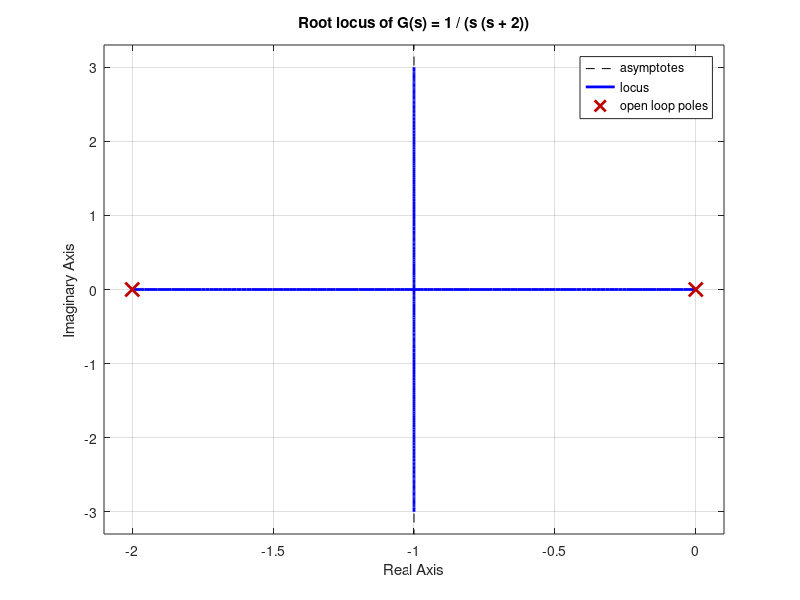

MATLAB code to generate this figure:
% Plant: G(s) = 1 / (s (s + 2))
s = tf('s');
G = 1 / (s * (s + 2));

% Root locus plot
figure;
rlocus(G);
title('Root locus of G(s) = 1 / (s (s + 2))');

% Closed-loop transfer function for a specific gain K
K = 5;
T = feedback(K * G, 1);   % Unity feedback
pole(T)

% In Simulink:
% - Use a Transfer Fcn block for G(s)
% - A Gain block for K
% - Sum block for negative feedback
% - Use the "Control System Designer" or "Root Locus" app to interactively move poles.
